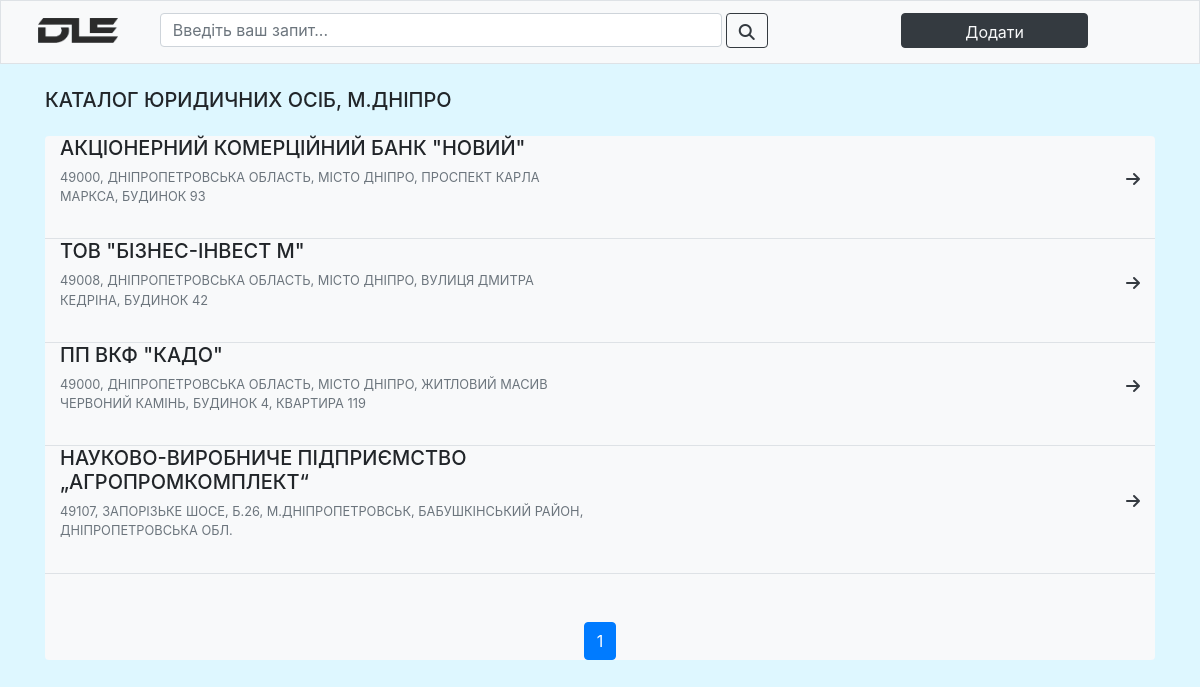
Page /entities/1 on the committed database.
### main/models.py (models this page shows)
class EntityModel(models.Model):
    legal_name = models.CharField(max_length=200)
    legal_code = models.CharField(max_length=8)
    reg_date = models.DateField()
    legal_agent = models.CharField(max_length=120)
    legal_fund = models.FloatField()
    legal_form = models.CharField(max_length=120)
    legal_activity = models.CharField(max_length=300, null=True, blank=True)
    legal_address = models.CharField(max_length=300, null=True, blank=True)
    legal_phone = models.CharField(max_length=24, null=True, blank=True)
    date_added = models.DateTimeField()

### main/views.py (the view)
# urls.py: path('entities/', views.index, name='entities_index'),
def entities(request, page_id):
    return get_entities_page(request, page_id, EntityModel.objects.all())

### main/views.py (called while the page is built)
def get_entities_page(request, page_id, entity_list, search_query=None):
    records_per_page = 10
    lower_limit = (page_id - 1) * records_per_page
    upper_limit = lower_limit + records_per_page
    records_count = len(entity_list)
    total_pages = math.ceil( records_count / 10 )
    page_range = range(max(1, page_id - 3), min(total_pages + 1, page_id + 4))
    return render(request, 'entities.html', {'page_id': page_id,
                                             'page_range': page_range,
                                             'entities': entity_list[lower_limit:upper_limit],
                                             'search_query': search_query})

### main/templates/entities.html (shortened to what this page needs)
{% extends "main_wrapper.html" %}
{% block content %}
<div class="container mt-4">
    <h5>КАТАЛОГ ЮРИДИЧНИХ ОСІБ, М.ДНІПРО</h5>
    <div class="container mt-4 bg-light rounded">
{% if entities is not none %}
    {% for entity in entities %}
        <div class="row clickable-row align-items-center border-bottom pb-3 list-row" onclick="navigate_to_link('/entity/{{entity.id}}')">
            <div class="col-md-6">
            <h5>{{entity.legal_name | upper}}</h5>
            <p class="text-muted small">{{entity.legal_address | upper}}</p>
            </div>
            <div class="col-md-6 text-right">
            <i class="fa-solid fa-arrow-right text-dark" style="font-size:16px;"></i>
            </div>
        </div>
    {% endfor %}
    <div class="container mt-5">
        <ul class="pagination justify-content-center">
            {% for page_number in page_range %}
            <li class="page-item {% if page_number == page_id %}active{% endif %}"><a class="page-link" href="/entities/{% if search_query is not none %}search/{{search_query}}/{% endif %}{{page_number}}">{{page_number}}</a></li>
            {% endfor %}
        </ul>
    </div>
{% endif %}
    </div>
</div>
{% endblock %}

### main/templates/main_wrapper.html (shortened to what this page needs)
<!DOCTYPE html>
<html lang="en">
<head>
  <link rel="stylesheet" href="https://stackpath.bootstrapcdn.com/bootstrap/4.3.1/css/bootstrap.min.css">
  <link rel="stylesheet" href="https://cdnjs.cloudflare.com/ajax/libs/font-awesome/6.5.1/css/all.min.css">
  {% load static %}
  <link rel="stylesheet" href="{% static 'css/custom.css' %}">
</head>
<body>
  <header>
    <div class="container-fluid bg-light border">
      <div class="container p-2">
        <div class="row no-gutters">
          <div class="col-md-1">
            <a class="navbar-brand" href="/"><img src="{% static 'img/logo.png' %}" width="80" alt=""></a>
          </div>
          <div class="col-md-6 col-sm-12 ml-md-4 mt-1 mt-md-0">
            <form class="inline-form" id="searchForm">
              <input class="form-control m-1 mr-sm-2 w-100 h-75" type="search" id="searchInput" placeholder="Введіть ваш запит...">
            </form>
          </div>
          <div class="col-md-4 col-sm-12 mt-1 mt-md-0">
            <button class="btn btn-outline-dark m-1 ml-md-2 h-75" id="searchBtn" type="submit"><i class="fa-solid fa-magnifying-glass"></i></button>
            <a href="/entity/add"><button class="btn btn-dark text-light m-1 w-50 h-75 float-right" type="submit">Додати</button></a>
          </div>
        </div>
      </div>
    </div>
  </header>
  {% block content %}
  {% endblock %}
</body>
</html>

### main/static/css/custom.css (style rules this page uses)
body { background-color: #def7ff; }

### rows in the picture
EntityModel: legal_name "АКЦІОНЕРНИЙ КОМЕРЦІЙНИЙ БАНК \"НОВИЙ\"", legal_address "49000, ДНІПРОПЕТРОВСЬКА ОБЛАСТЬ, МІСТО ДНІПРО, ПРОСПЕКТ КАРЛА МАРКСА, БУДИНОК 93"
EntityModel: legal_name "ТОВ \"БІЗНЕС-ІНВЕСТ М\"", legal_address "49008, ДНІПРОПЕТРОВСЬКА ОБЛАСТЬ, МІСТО ДНІПРО, ВУЛИЦЯ ДМИТРА КЕДРІНА, БУДИНОК 42"
EntityModel: legal_name "ПП ВКФ \"КАДО\"", legal_address "49000, ДНІПРОПЕТРОВСЬКА ОБЛАСТЬ, МІСТО ДНІПРО, ЖИТЛОВИЙ МАСИВ ЧЕРВОНИЙ КАМІНЬ, БУДИНОК 4, КВАРТИРА 119"
EntityModel: legal_name "НАУКОВО-ВИРОБНИЧЕ ПІДПРИЄМСТВО „АГРОПРОМКО­МПЛЕКТ“", legal_address "49107, ЗАПОРІЗЬКЕ ШОСЕ, Б.26, М.ДНІПРОПЕТРОВСЬК, БАБУШКІНСЬКИЙ РАЙОН, ДНІПРОПЕТРОВСЬКА ОБЛ."

### other values in the picture
{{ page_number }} "1"
